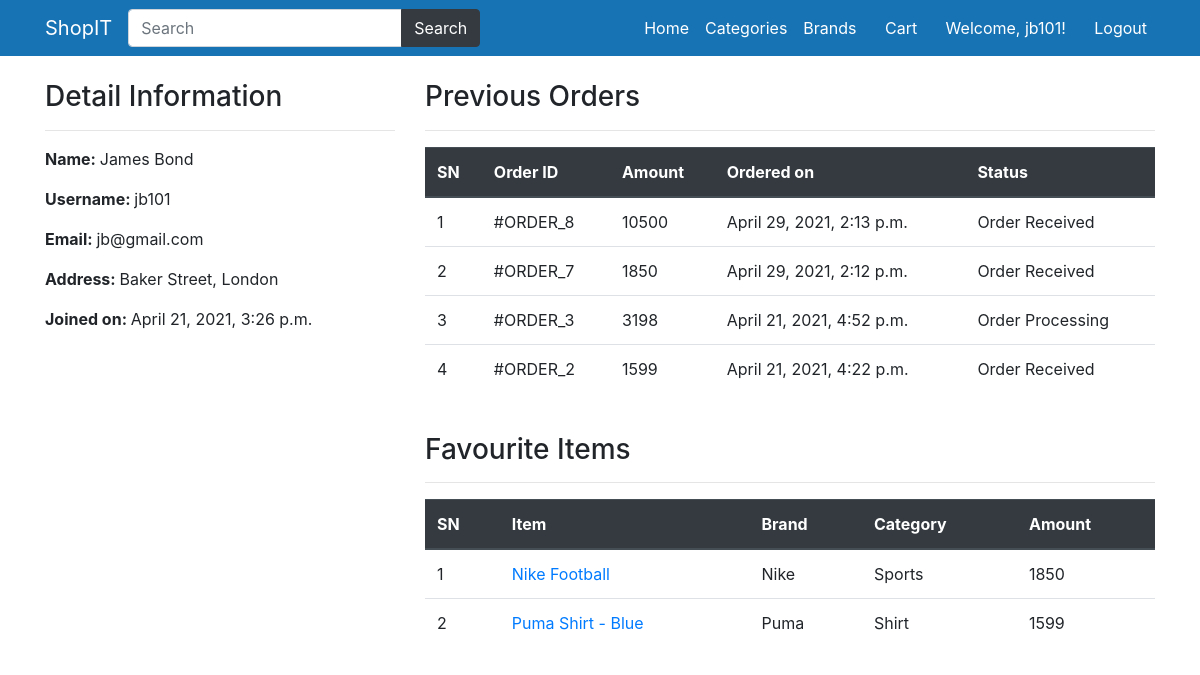
Page /profile-1 (signed in) on the earlier database version.
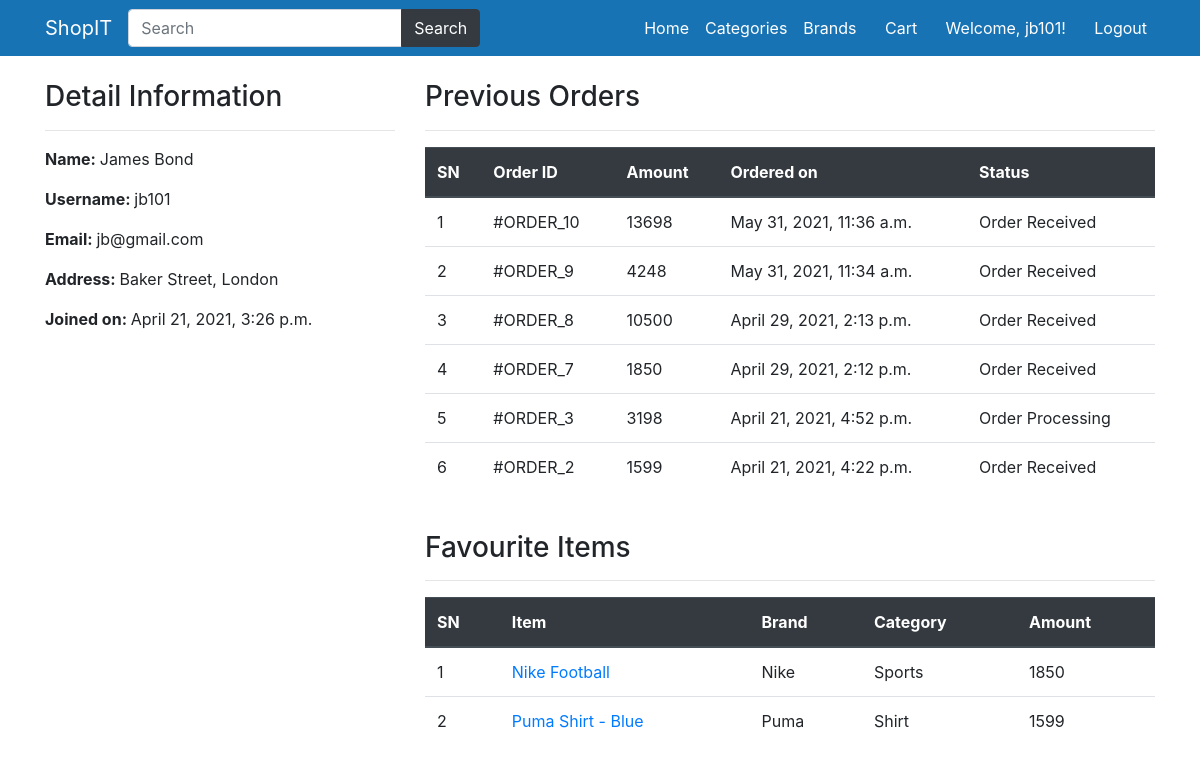
Same page on the later database version.
### main/models.py (models this page shows, shortened)
class Order(models.Model):
    cart = models.OneToOneField(Cart, on_delete=models.CASCADE)
    ordered_by = models.CharField(max_length=200)
    shipping_address = models.CharField(max_length=200)
    mobile = models.CharField(max_length=10)
    email = models.EmailField(null=True, blank=True)
    subtotal = models.PositiveIntegerField()
    discount = models.PositiveIntegerField()
    total = models.PositiveIntegerField()
    order_status = models.CharField(max_length=50, choices=ORDER_STATUS)
    created_at = models.DateTimeField(auto_now_add=True)
    payment_method = models.CharField(max_length=20, choices=METHOD, default="Cash On Delivery")
    payment_completed = models.BooleanField(default=False)

class Product(models.Model):
    title = models.CharField(max_length=200)
    slug = models.CharField(max_length=400)
    details = models.TextField()
    specs = models.TextField()
    category = models.ForeignKey(Category, on_delete=models.CASCADE)
    brand = models.ForeignKey(Brand, on_delete=models.CASCADE)
    status = models.BooleanField(default=True)
    price = models.PositiveIntegerField(null=True)
    is_featured = models.BooleanField(default=False)
    favorite = models.ManyToManyField(Customer, blank=True)
    class Meta:
        verbose_name_plural = '6. Products'

class Brand(models.Model):
    title = models.CharField(max_length=100)
    image = models.ImageField(upload_to="brand_imgs/")
    class Meta:
        verbose_name_plural = '3. Brands'
    def __str__(self):
        return self.title

class Category(models.Model):
    title = models.CharField(max_length=100)
    image = models.ImageField(upload_to="cat_imgs/")
    class Meta:
        verbose_name_plural = '2. Categories'
    def __str__(self):
        return self.title

### main/views.py (the view)
# urls.py: path("profile-<int:id>", CustomerProfileView.as_view(), name="customerprofile"),
class CustomerProfileView(TemplateView):
    template_name = "customer/customerprofile.html"
    def dispatch(self, request, *args, **kwargs):
        if request.user.is_authenticated and Customer.objects.filter(user=request.user).exists():
            pass
        else:
            return redirect("/login/?next=/profile/")
        return super().dispatch(request, *args, **kwargs)
    def get_context_data(self, **kwargs):
        context = super().get_context_data(**kwargs)
        customer = self.request.user.customer
        context['customer'] = customer
        orders = Order.objects.filter(cart__customer=customer).order_by("-id")
        context["orders"] = orders
        favorites = Product.objects.filter(favorite=customer)
        context["favorites"] = favorites
        return context

### main/template_context.py (called while the page is built)
def get_filters(request):
	cats=Product.objects.distinct().values('category__title','category__id')
	brands=Product.objects.distinct().values('brand__title','brand__id')
	colors=ProductAttribute.objects.distinct().values('color__title','color__id','color__color_code')
	sizes=ProductAttribute.objects.distinct().values('size__title','size__id')
	data={
		'cats':cats,
		'brands':brands,
		'colors':colors,
		'sizes':sizes,
	}
	return data

### main/templates/customer/customerprofile.html (shortened to what this page needs)
{% extends 'base.html' %}
{% block content %}
<div class="container">
    <div class="row">
        <div class="col-md-4">
            <br/>
            <h3>Detail Information</h3><hr>
            <p><span class="font-weight-bold">Name: </span> {{customer.full_name}}</p>
            <p><span class="font-weight-bold">Username: </span> {{customer.user.username}}</p>
            <p><span class="font-weight-bold">Email: </span> {{customer.user.email}}</p>
            <p><span class="font-weight-bold">Address: </span> {{customer.address}}</p>
            <p><span class="font-weight-bold">Joined on: </span> {{customer.joined_on}}</p>
        </div>
        <div class="col-md-8">
            <br />
            <h3>Previous Orders</h3>
            <hr>
            <table class="table table-hover">
                <thead class="thead-dark">
                    <tr>
                        <th>SN</th>
                        <th>Order ID</th>
                        <th>Amount</th>
                        <th>Ordered on</th>
                        <th>Status</th>
                    </tr>
                </thead>
                <tbody>
                    {% for ord in orders %}
                    <tr>
                        <td>{{forloop.counter}}</td>
                        <td>#ORDER_{{ord.id}}</td>
                        <td>{{ord.total}}</td>
                        <td>{{ord.created_at}}</td>
                        <td>{{ord.order_status}}</td>
                    </tr>
                    {% endfor %}
                </tbody>
            </table>
        </div>
        <div class="col-md-4"></div>
        <div class="col-md-8">
            <br />
            <h3>Favourite Items</h3>
            <hr>
            <table class="table table-hover">
                <thead class="thead-dark">
                    <tr>
                        <th>SN</th>
                        <th>Item</th>
                        <th>Brand</th>
                        <th>Category</th>
                        <th>Amount</th>
                    </tr>
                </thead>
                <tbody>
                    {% for prod in favorites %}
                    <tr>
                        <td>{{forloop.counter}}</td>
                        <td><a href="/product/{{prod.slug}}/{{prod.id}}" target="_blank">{{prod.title}}</td></a>
                        <td>{{prod.brand}}</td>
                        <td>{{prod.category}}</td>
                        <td>{{prod.price}}</td>
                    </tr>
                    {% endfor %}
                </tbody>
            </table>
        </div>
    </div>
</div>
{% endblock %}

Differences in the rows shown:
added Order: id "10", total "13698", created_at "May 31, 2021, 11:36 a.m.", order_status "Order Received"
added Order: id "9", total "4248", created_at "May 31, 2021, 11:34 a.m.", order_status "Order Received"
